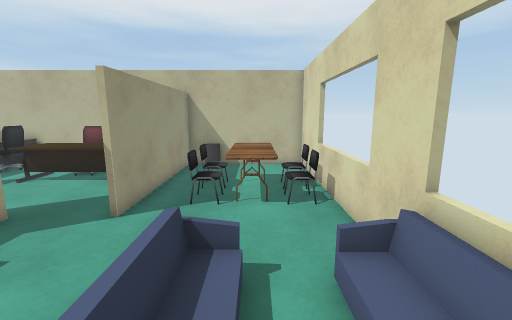
view 1 (above)

16 first-person views from a walk through a 3-D level made in the Unity game engine. The camera is 1.4 m above the floor, tilts 10° down and sees 90° across. The floor is counted in squares, 0.5 m on a side. Each view is taken from the middle of a square. On the plan, view 1 faces up. The plan holds only what a view shows up to about 19 squares ahead; the rest is blank. The place goes on beyond the plan. Some surface patterns are stand-ins.

view 2
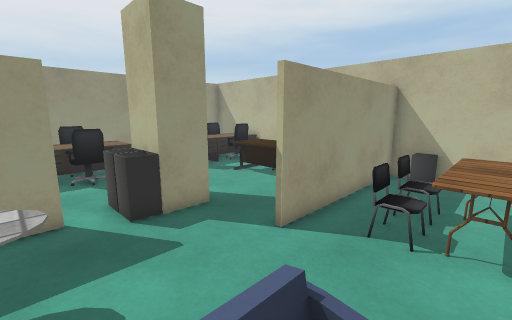

view 3
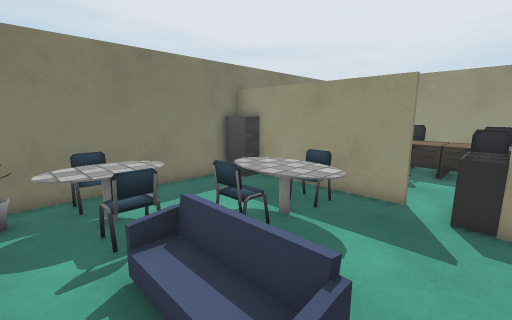

view 4
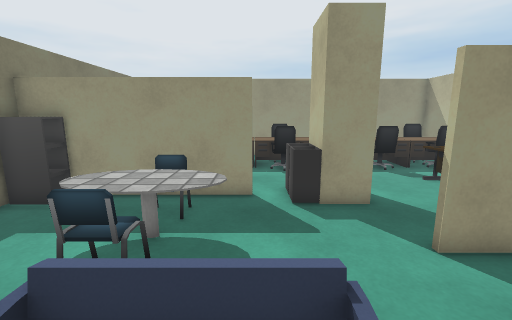

view 5
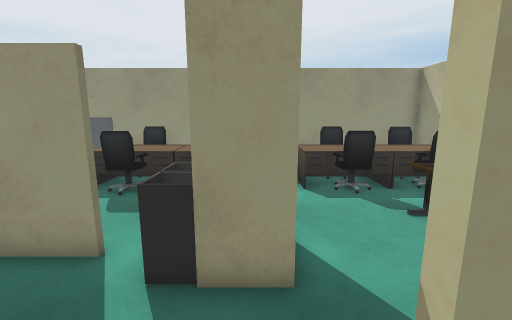

view 6
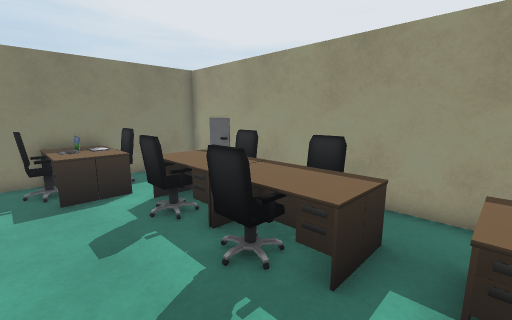

view 7
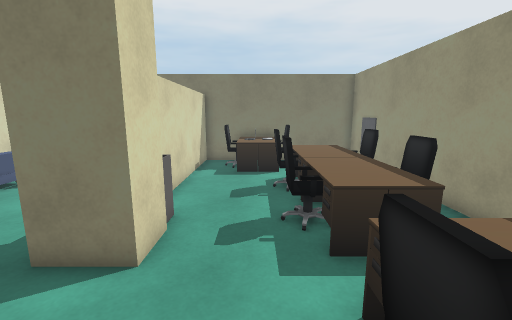

view 8
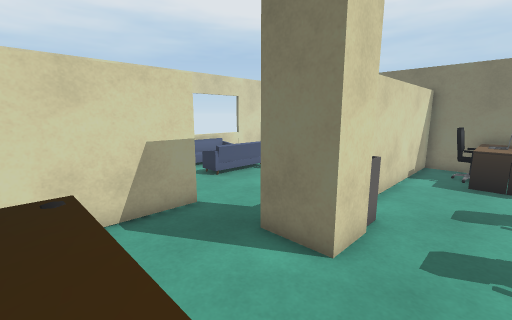

view 9
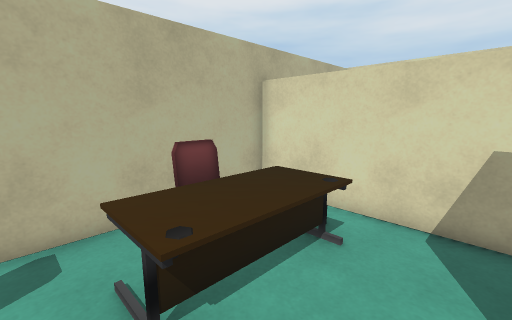

view 10
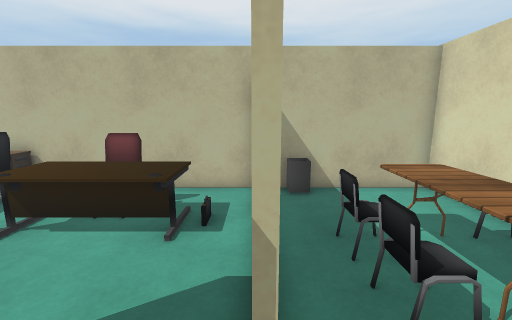

view 11
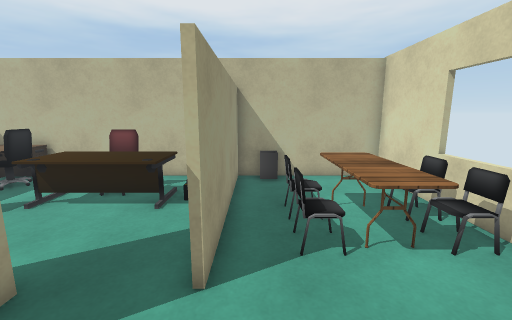

view 12
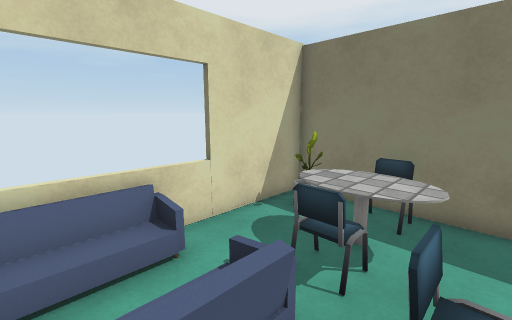

view 13
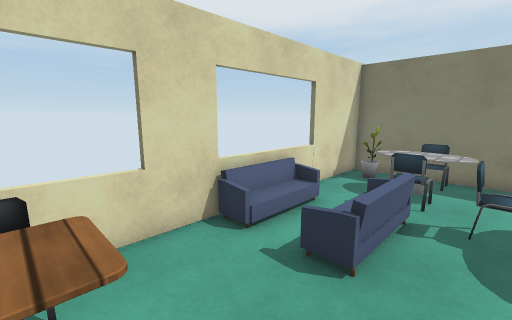

view 14
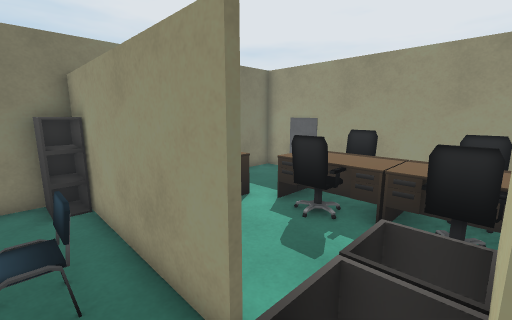

view 15
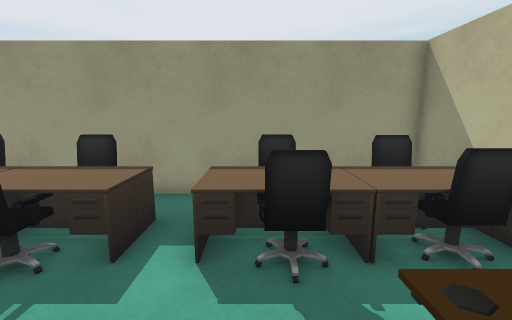

view 16
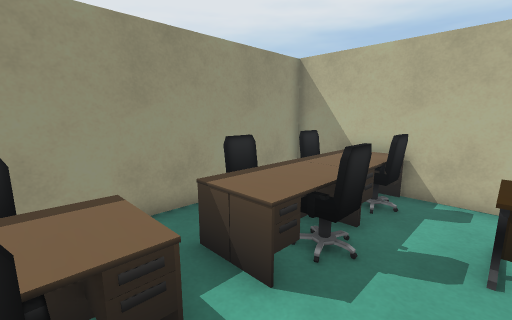

### Floor plan
Ten units are one square. View 1 is at (0, 0); x grows to the right and y downward. Boxes are objects, and circles mark ways between rooms. Rooms are numbered by the first view taken in them; rooms with no view inside come last. Other rooms are left out.
<svg viewBox="-180 -151 211 205">
<path fill="none" stroke="#000" d="M-77 -30 -77 49 26 49 26 -146 -38 -146 -38 -66M-40 -66 -40 -146 -169 -146 -169 49 -79 49 -79 -26"/>
<rect x="-75" y="25" width="10" height="20" fill="#bbb"><title>other object</title></rect>
<rect x="-75" y="-5" width="20" height="10" fill="#bbb"><title>chair</title></rect>
<rect x="-75" y="-45" width="10" height="10" fill="#bbb"><title>other object</title></rect>
<rect x="-55" y="-25" width="20" height="20" fill="#bbb"><title>other object</title></rect>
<rect x="-35" y="-5" width="10" height="10" fill="#bbb"><title>chair</title></rect>
<rect x="-35" y="-145" width="20" height="10" fill="#bbb"><title>other object</title></rect>
<rect x="-25" y="15" width="10" height="10" fill="#bbb"><title>other object</title></rect>
<rect x="-25" y="-105" width="10" height="10" fill="#bbb"><title>chair</title></rect>
<rect x="-15" y="35" width="10" height="10" fill="#bbb"><title>chair</title></rect>
<rect x="-15" y="-5" width="10" height="20" fill="#bbb"><title>chair</title></rect>
<rect x="-15" y="-45" width="10" height="40" fill="#bbb"><title>sofa</title></rect>
<rect x="-15" y="-115" width="30" height="50" fill="#bbb"><title>table</title></rect>
<rect x="-5" y="15" width="20" height="20" fill="#bbb"><title>other object</title></rect>
<rect x="5" y="25" width="10" height="20" fill="#bbb"><title>plant</title></rect>
<rect x="15" y="-45" width="10" height="10" fill="#bbb"><title>sofa</title></rect>
<rect x="15" y="-85" width="10" height="10" fill="#bbb"><title>chair</title></rect>
<rect x="-175" y="15" width="10" height="10" fill="#bbb"><title>other object</title></rect>
<rect x="-165" y="-25" width="20" height="30" fill="#bbb"><title>chair</title></rect>
<rect x="-155" y="-35" width="20" height="40" fill="#bbb"><title>desk</title></rect>
<rect x="-155" y="-55" width="10" height="20" fill="#bbb"><title>chair</title></rect>
<rect x="-155" y="-65" width="20" height="30" fill="#bbb"><title>desk</title></rect>
<rect x="-155" y="-115" width="20" height="40" fill="#bbb"><title>desk</title></rect>
<rect x="-155" y="-105" width="10" height="20" fill="#bbb"><title>chair</title></rect>
<rect x="-155" y="-135" width="10" height="20" fill="#bbb"><title>chair</title></rect>
<rect x="-155" y="-145" width="20" height="30" fill="#bbb"><title>desk</title></rect>
<rect x="-135" y="25" width="20" height="20" fill="#bbb"><title>chair</title></rect>
<rect x="-135" y="-35" width="20" height="40" fill="#bbb"><title>desk</title></rect>
<rect x="-135" y="-65" width="10" height="30" fill="#bbb"><title>desk</title></rect>
<rect x="-135" y="-115" width="10" height="40" fill="#bbb"><title>desk</title></rect>
<rect x="-135" y="-145" width="20" height="30" fill="#bbb"><title>desk</title></rect>
<rect x="-125" y="15" width="20" height="10" fill="#bbb"><title>desk</title></rect>
<rect x="-125" y="-25" width="10" height="20" fill="#bbb"><title>chair</title></rect>
<rect x="-125" y="-55" width="10" height="20" fill="#bbb"><title>chair</title></rect>
<rect x="-125" y="-105" width="10" height="20" fill="#bbb"><title>chair</title></rect>
<rect x="-125" y="-135" width="10" height="10" fill="#bbb"><title>chair</title></rect>
<rect x="-115" y="25" width="20" height="20" fill="#bbb"><title>laptop</title></rect>
<rect x="-105" y="25" width="20" height="20" fill="#bbb"><title>chair</title></rect>
<rect x="-105" y="15" width="10" height="10" fill="#bbb"><title>desk</title></rect>
<rect x="-105" y="-125" width="50" height="30" fill="#bbb"><title>desk</title></rect>
<rect x="-95" y="-45" width="20" height="10" fill="#bbb"><title>other object</title></rect>
<rect x="-95" y="-75" width="30" height="30" fill="#bbb"><title>pillar</title></rect>
<rect x="-95" y="-135" width="20" height="10" fill="#bbb"><title>chair</title></rect>
<circle cx="-62" cy="-50" r="3" fill="#2a7"/>
<circle cx="-80" cy="-30" r="3" fill="#2a7"/>
<text x="-20" y="-40">1</text>
<text x="-120" y="-60">2</text>
</svg>
Room 1 opens to room 2.

Where each view was taken, in squares from view 1:
view 1: 0 up, 0 right, facing up
view 2: 2 up, 0 right, facing up-left
view 3: 5 up, 1 right, facing down-left
view 4: 3 up, 1 right, facing left
view 5: 6 up, 3 left, facing left
view 6: 8 up, 9 left, facing down-left
view 7: 11 up, 11 left, facing down
view 8: 11 up, 11 left, facing down-right
view 9: 8 up, 11 left, facing up-right
view 10: 5 up, 4 left, facing up
view 11: 3 up, 3 left, facing up
view 12: 3 up, 3 left, facing down-right
view 13: 8 up, 3 left, facing down-right
view 14: 5 up, 6 left, facing down-left
view 15: 9 up, 8 left, facing left
view 16: 5 up, 10 left, facing up-left
